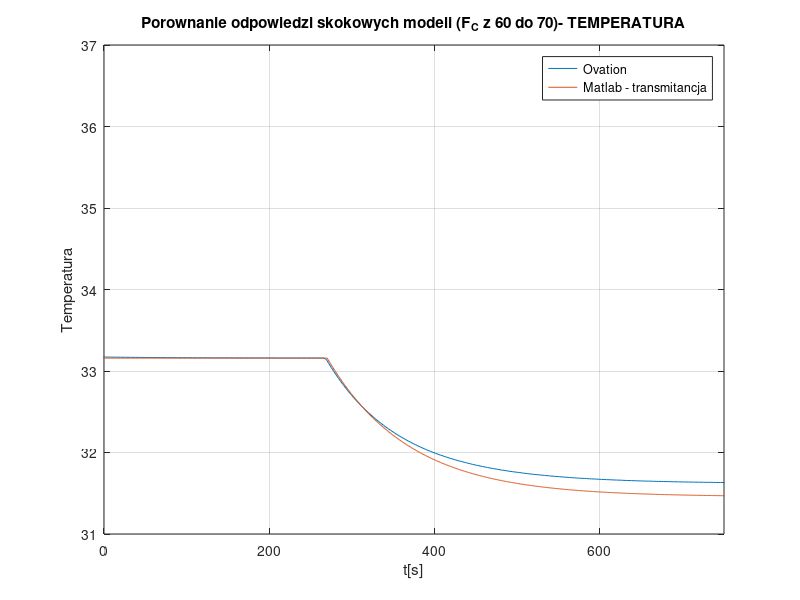
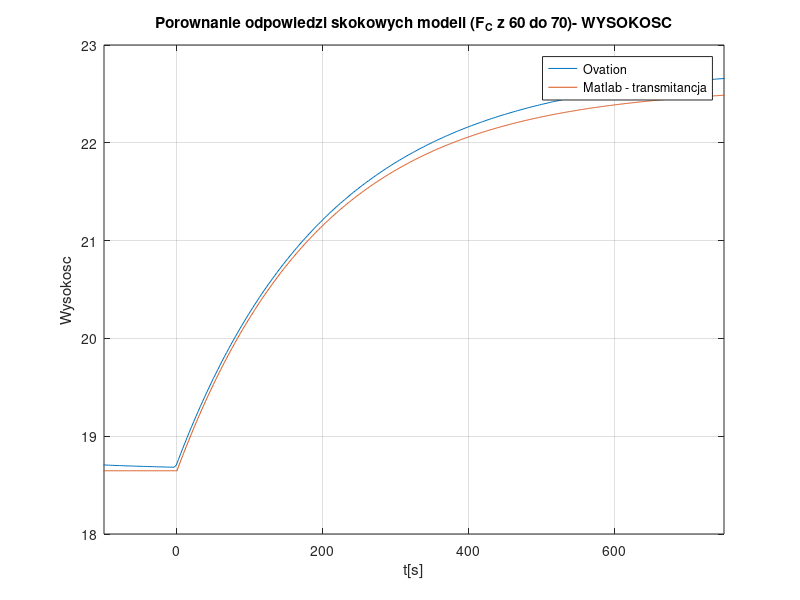

Write the MATLAB code that produced these figures, in order.
close all;
load('tf_Fc_h_data.mat');
load('tf_Fc_T_data.mat');

model_step_time = 1500;
ovation_step_time = 1000;

load skok_Fc_obrobione.csv
t_ov = skok_Fc_obrobione(:,1);
T_ov = skok_Fc_obrobione(:,2);
h_ov = skok_Fc_obrobione(:,3);

tf_Fc_T_data(:,1) = tf_Fc_T_data(:,1) - model_step_time;
tf_Fc_h_data(:,1) = tf_Fc_h_data(:,1) - model_step_time;
t_ov = t_ov - ovation_step_time;

fig = figure;
plot(t_ov,T_ov);
hold on;
plot(tf_Fc_T_data(:,1), tf_Fc_T_data(:,2));
xlabel('t[s]');
ylabel('Temperatura');
title('Porownanie odpowiedzi skokowych modeli (F_C z 60 do 70)- TEMPERATURA');
legend('Ovation', 'Matlab - transmitancja');
xlim([0 750]);
grid;
print(fig, '../Dokumentacja/Obrazki/Etap3/skok_Fc_temperatura','-dpng','-r150');

fig = figure;
plot(t_ov,h_ov);
hold on;
plot(tf_Fc_h_data(:,1), tf_Fc_h_data(:,2));
title('Porownanie odpowiedzi skokowych modeli (F_C z 60 do 70)- WYSOKOSC');
xlabel('t[s]');
ylabel('Wysokosc');
legend('Ovation', 'Matlab - transmitancja');
xlim([-100 750]);
grid;
print(fig, '../Dokumentacja/Obrazki/Etap3/skok_Fc_wysokosc','-dpng','-r150');